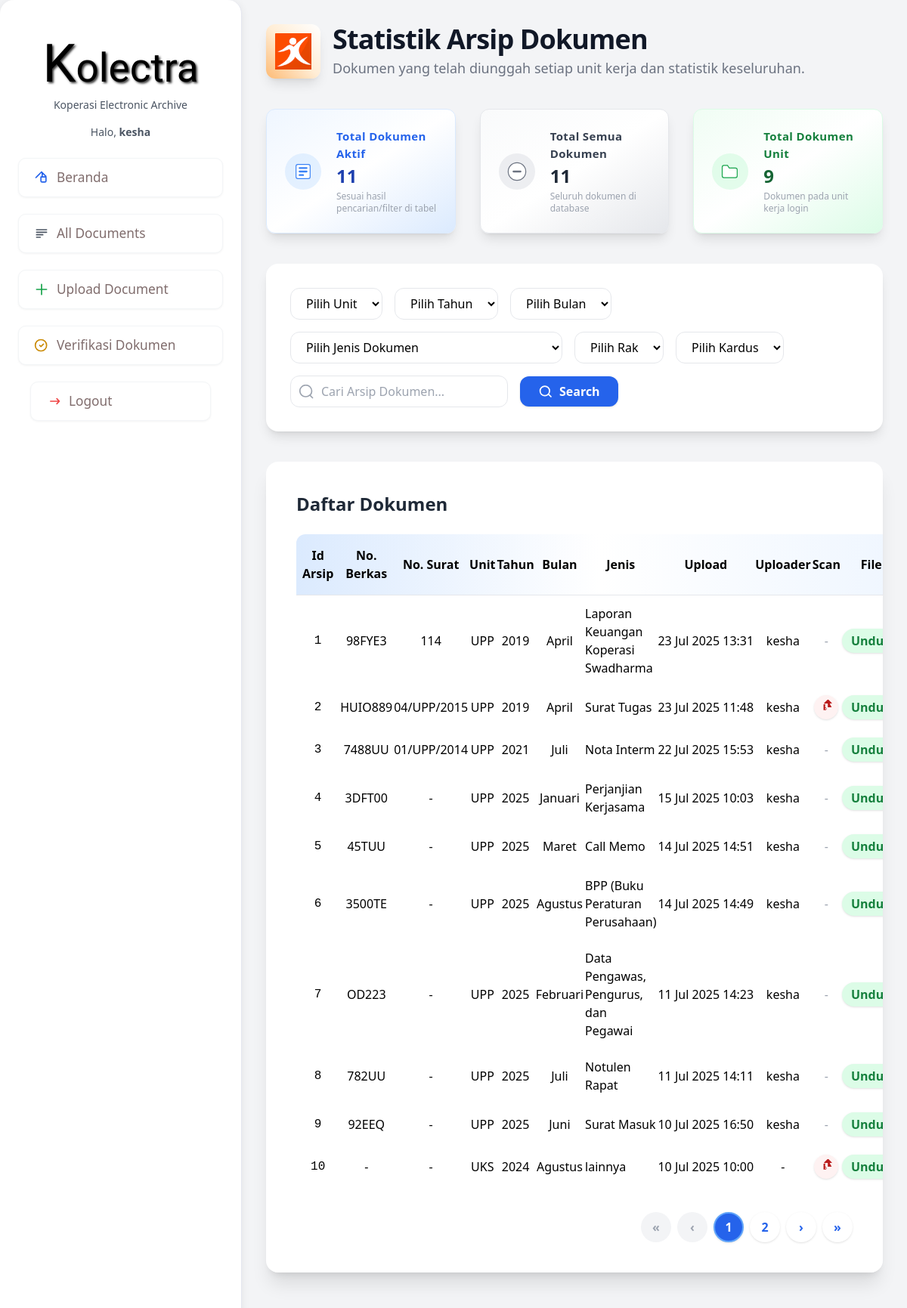
Page /dashboard/admin/ (signed in, upper part) on the earlier database version.
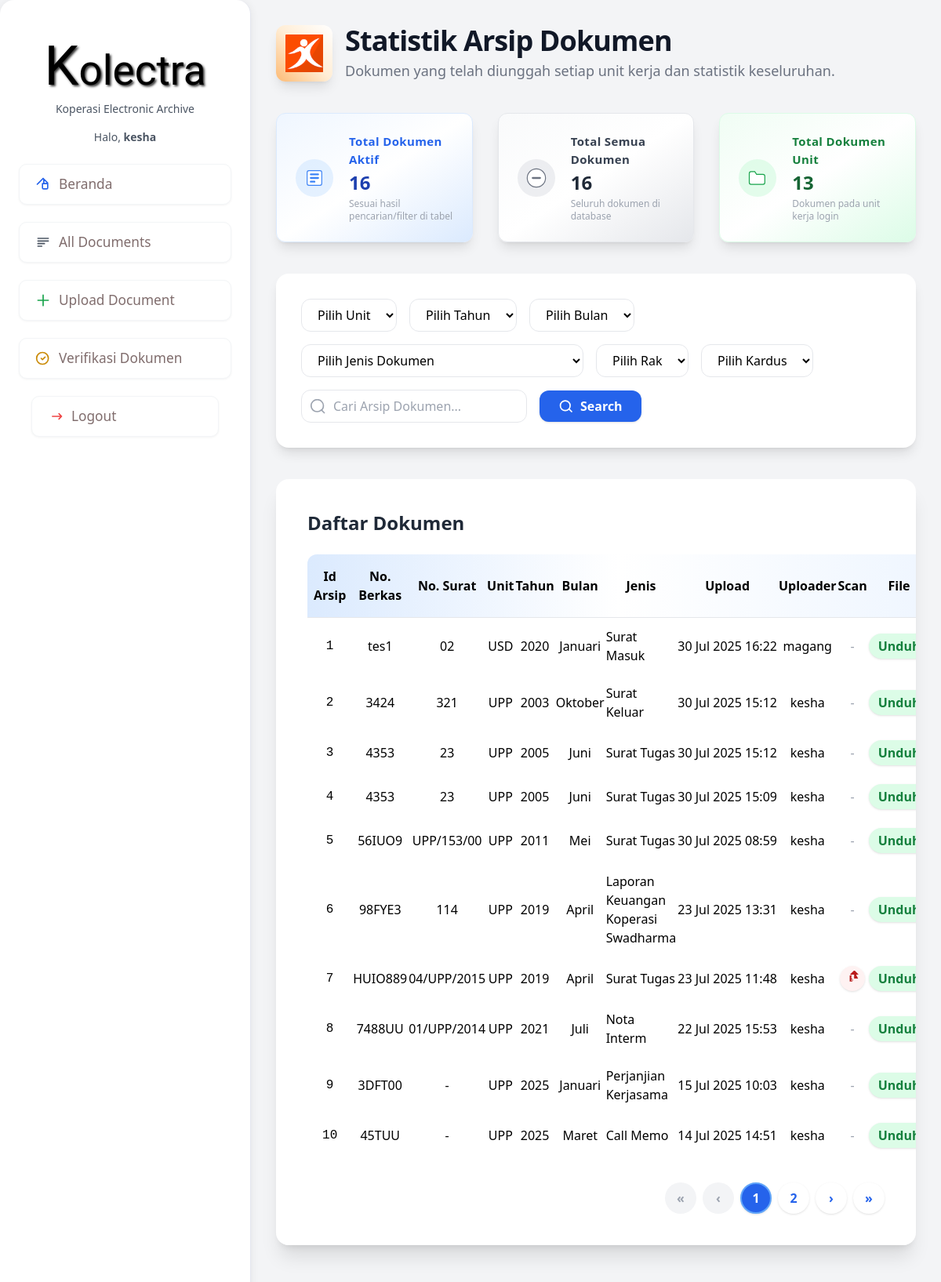
Same page on the later database version.
### arsip_app/models.py (models this page shows, shortened)
class Dokumen(models.Model):
    JENIS_CHOICES = [
        ('surat_masuk', 'Surat Masuk'),
        ('surat_keluar', 'Surat Keluar'),
        ('surat_tugas', 'Surat Tugas'),
        ('data_pengawas_pengurus_dan_pegawai', 'Data Pengawas, Pengurus, dan Pegawai'),
        ('surat_ijin_/_cuti', 'Surat Ijin / Cuti'),
        ('call_memo', 'Call Memo'),
        ('nota_interm', 'Nota Interm'),
        ('pinjaman_anggota', 'Pinjaman Anggota'),
        ('nota_dinas', 'Nota Dinas'),
        ('jurnal_&_lampiran', 'Jurnal & Lampiran'),
        ('perjanjian_kerjasama', 'Perjanjian Kerjasama'),
        ('laporan_keuangan_koperasi_swadharma', 'Laporan Keuangan Koperasi Swadharma'),
        ('laporan_keuangan_perusahaan_anak', 'Laporan Keuangan Perusahaan Anak'),
        ('notulen_rapat', 'Notulen Rapat'),
        ('dokumen_RAT', 'Dokumen RAT'),
        ('bpp', 'BPP (Buku Peraturan Perusahaan)'),
        ('laporan_pajak', 'Laporan Pajak'),
        ('sk_pengurus', 'SK Pengurus'),
    ]
    BULAN_CHOICES = [
        ('Januari', 'Januari'), ('Februari', 'Februari'), ('Maret', 'Maret'),
        ('April', 'April'), ('Mei', 'Mei'), ('Juni', 'Juni'), ('Juli', 'Juli'),
        ('Agustus', 'Agustus'), ('September', 'September'), ('Oktober', 'Oktober'),
        ('November', 'November'), ('Desember', 'Desember'),
    ]
    TAHUN_CHOICES = [(r, r) for r in range(2000, timezone.now().year + 1)]
    STATUS_CHOICES = [
        ('belum verifikasi', 'Belum Verifikasi'),
        ('sudah verifikasi', 'Sudah Verifikasi'),
    ]
    arsip_id       = models.AutoField("ID Arsip", primary_key=True)
    nama_file      = models.CharField("Nama File", max_length=255)
    unit           = models.CharField("Unit", max_length=3, choices=CustomUser.UNIT_CHOICES)
    jenis          = models.CharField("Jenis Dokumen", max_length=50, choices=JENIS_CHOICES)
    nomor_berkas   = models.CharField("Nomor Berkas", max_length=100, blank=True)
    nomor          = models.CharField("Nomor", max_length=50)
    nomor_surat    = models.CharField(max_length=50, blank=True, null=True)
    tahun          = models.IntegerField("Tahun", choices=TAHUN_CHOICES)
    bulan          = models.CharField("Bulan", max_length=10, choices=BULAN_CHOICES)
    rak            = models.CharField("Rak", max_length=50)
    kardus         = models.CharField("Kardus", max_length=50)
    file_scan      = models.FileField("File Scan", upload_to='scan/', blank=True, null=True)
    file_upload    = models.FileField("File Upload", upload_to='upload/', blank=True, null=True)
    status         = models.CharField("Status", max_length=20, choices=STATUS_CHOICES, default='belum verifikasi')
    created_at     = models.DateTimeField("Tanggal & Waktu Upload", auto_now_add=True)
    tanggal_upload = models.DateField("Tanggal Upload", auto_now_add=True)
    waktu_upload   = models.TimeField("Waktu Upload", auto_now_add=True)
    diunggah_oleh  = models.ForeignKey(
        settings.AUTH_USER_MODEL,
        null=True, blank=True,
        on_delete=models.SET_NULL,
        verbose_name="Diunggah Oleh"
    )

class CustomUser(AbstractUser):
    UNIT_CHOICES = [
        ('UPP', 'UPP'), ('USD', 'USD'), ('UPA', 'UPA'), ('UKS', 'UKS'),
        ('UDP', 'UDP'), ('UPS', 'UPS'), ('UPI', 'UPI'), ('UAP', 'UAP'),
    ]
    LEVEL_CHOICES = [
        ('viewer', 'Viewer'),
        ('uploader', 'Uploader'),
        ('admin', 'Admin'),
    ]
    unit_kerja = models.CharField("Unit Kerja", max_length=3, choices=UNIT_CHOICES)
    level = models.CharField("Level Akses", max_length=10, choices=LEVEL_CHOICES)

### arsip_app/views.py (the view, shortened to what this page needs)
# urls.py: path('dashboard/admin/', views.admin_dashboard, name='admin_dashboard'),
@login_required
def admin_dashboard(request):
    if request.user.level != 'admin':
        return HttpResponseForbidden("Kamu bukan admin!")
    filters = {
        'unit': request.GET.get('unit'),
        'tahun': request.GET.get('tahun'),
        'bulan': request.GET.get('bulan'),
        'jenis': request.GET.get('jenis'),
        'diunggah_oleh__username': request.GET.get('pengunggah'),
    }
    dokumen_list = Dokumen.objects.all()
    for key, value in filters.items():
        if value:
            dokumen_list = dokumen_list.filter(**{key: value})
    query = request.GET.get('q')
    total_dokumen_all = Dokumen.objects.count()
    total_dokumen = dokumen_list.count()
    user_unit = getattr(request.user, 'unit', None) or getattr(request.user, 'unit_kerja', None)
    dokumen_unit = Dokumen.objects.filter(unit=user_unit).count() if user_unit else 0
    today = timezone.localdate()
    dokumen_baru = dokumen_list.filter(created_at__date=today).count()
    tahun_ini = timezone.now().year
    bulan_labels = [capfirst(calendar.month_name[i]) for i in range(1, 13)]
    data_baru = []
    for i in range(1, 13):
        jumlah = dokumen_list.filter(created_at__year=tahun_ini, created_at__month=i).count()
        data_baru.append(jumlah)
    jenis_stat = dokumen_list.values('jenis').annotate(jumlah=Count('arsip_id'))
    jenis_labels = [j['jenis'].replace('_', ' ').title() for j in jenis_stat]
    jenis_data = [j['jumlah'] for j in jenis_stat]
    donut_colors = ["#3b82f6", "#8b5cf6", "#10b981", "#fbbf24", "#fb7185", "#6366f1", "#f59e42", "#14b8a6"][:len(jenis_labels)]
    jumlah_per_unit = dokumen_list.values('unit').annotate(jumlah=Count('arsip_id'))
    daftar_unit = Dokumen.objects.values_list('unit', flat=True).distinct()
    daftar_tahun = Dokumen.objects.values_list('tahun', flat=True).distinct()
    daftar_bulan = Dokumen.objects.values_list('bulan', flat=True).distinct()
    daftar_jenis = Dokumen.objects.values_list('jenis', flat=True).distinct()
    daftar_rak = Dokumen.objects.values_list('rak', flat=True).distinct()
    daftar_kardus = Dokumen.objects.values_list('kardus', flat=True).distinct()
    daftar_pengunggah = Dokumen.objects.exclude(diunggah_oleh=None)\
        .values_list('diunggah_oleh__username', flat=True).distinct()
    aktivitas_terbaru = [
        {"type": "new", "title": "Dokumen baru ditambahkan", "desc": "Laporan Tahunan 2023 telah diunggah oleh Admin • 2 jam yang lalu"},
    ]
    page = request.GET.get('page', 1)
    paginator = Paginator(dokumen_list.order_by('-created_at'), 10)
    try:
        dokumen_page = paginator.page(page)
    except PageNotAnInteger:
        dokumen_page = paginator.page(1)
    except EmptyPage:
        dokumen_page = paginator.page(paginator.num_pages)
    doc_index_start = (dokumen_page.number - 1) * paginator.per_page + 1
    context = {
        'user': request.user,
        'dokumen_page': dokumen_page,
        'paginator': paginator,
        'doc_index_start': doc_index_start,
        'total_dokumen': total_dokumen,            # Dokumen pada tabel aktif
        'total_dokumen_all': total_dokumen_all,    # Semua dokumen (tanpa filter)
        'dokumen_unit': dokumen_unit,
        'dokumen_baru': dokumen_baru,
        'jumlah_per_unit': jumlah_per_unit,
        'bulan_labels': json.dumps(bulan_labels),
        'data_baru': json.dumps(data_baru),
        'donut_labels': json.dumps(jenis_labels),
        'donut_data': json.dumps(jenis_data),
        'donut_colors': json.dumps(donut_colors),
        'aktivitas_terbaru': aktivitas_terbaru,
        'daftar_unit': daftar_unit,
        'daftar_tahun': daftar_tahun,
        'daftar_bulan': daftar_bulan,
        'daftar_jenis': daftar_jenis,
        'daftar_rak': daftar_rak,
        'daftar_kardus': daftar_kardus,
        'daftar_pengunggah': daftar_pengunggah,
        **{f'{key}_dipilih': value for key, value in filters.items()},
        'pengunggah_terpilih': request.GET.get('pengunggah'),
        'query': query,
        'request': request,  # biar bisa akses GET di template
    }
    return render(request, 'dashboard/admin_dashboard.html', context)

### arsip_app/templatetags/custom_filters.py (called while the page is built)
@register.filter
def get_display_jenis(value):
    if isinstance(value, str):
        return value.replace('_', ' ').title()
    return value

### arsip_app/templates/dashboard/admin_dashboard.html (shortened to what the changed rows need)
{% extends "base.html" %}
{% load static %}
{% load custom_filters %}
{% block content %}
<div class="w-full">
  <section class="mb-10">
    <div class="flex items-center gap-4 mb-3 animate-fade">
      <div>
        <h1 class="text-4xl font-extrabold text-gray-900 tracking-tight mb-1">Statistik Arsip Dokumen</h1>
      </div>
    </div>
  </section>
  <section class="grid grid-cols-1 md:grid-cols-3 gap-8 mb-10">
    <div class="relative bg-gradient-to-br from-blue-50 via-white to-blue-100 rounded-xl shadow-lg p-6 flex items-center gap-5 border border-blue-100 hover:shadow-2xl transition group">
      <div class="flex-1">
        <div class="font-semibold text-[15px] text-blue-600 mb-1 tracking-wide">Total Dokumen Aktif</div>
        <div class="font-bold text-2xl text-blue-800 leading-tight mb-1">{{ total_dokumen }}</div>
        <div class="text-xs text-gray-400">Sesuai hasil pencarian/filter di tabel</div>
      </div>
    </div>
    <div class="relative bg-gradient-to-br from-gray-50 via-white to-gray-200 rounded-xl shadow-lg p-6 flex items-center gap-5 border border-gray-200 hover:shadow-2xl transition group">
      <div class="flex-1">
        <div class="font-semibold text-[15px] text-gray-700 mb-1 tracking-wide">Total Semua Dokumen</div>
        <div class="font-bold text-2xl text-gray-800 leading-tight mb-1">{{ total_dokumen_all }}</div>
        <div class="text-xs text-gray-400">Seluruh dokumen di database</div>
      </div>
    </div>
    <div class="relative bg-gradient-to-br from-green-50 via-white to-green-100 rounded-xl shadow-lg p-6 flex items-center gap-5 border border-green-100 hover:shadow-2xl transition group">
      <div class="flex-1">
        <div class="font-semibold text-[15px] text-green-700 mb-1 tracking-wide">Total Dokumen Unit</div>
        <div class="font-bold text-2xl text-green-800 leading-tight mb-1">{{ dokumen_unit }}</div>
        <div class="text-xs text-gray-400">Dokumen pada unit kerja login</div>
      </div>
    </div>
  </section>
  <section class="bg-white shadow-xl rounded-2xl p-10 mb-12 w-full overflow-x-auto">
    <div class="flex items-center justify-between mb-6">
      <h2 class="text-2xl font-bold text-gray-800">Daftar Dokumen</h2>
    </div>
    <table class="min-w-full rounded-xl overflow-hidden text-base divide-y divide-gray-200">
      <thead>
        <tr class="bg-gradient-to-r from-blue-100 via-white to-blue-50">
          <th class="py-4 px-2 text-center font-semibold">Id Arsip</th>
          <th class="py-4 text-center font-semibold">No. Berkas</th>
          <th class="py-4 text-center font-semibold">No. Surat</th>
          <th class="py-4 text-center font-semibold">Unit</th>
          <th class="py-4 text-center font-semibold">Tahun</th>
          <th class="py-4 text-center font-semibold">Bulan</th>
          <th class="py-4 font-semibold">Jenis</th>
          <th class="py-4 text-center font-semibold">Upload</th>
          <th class="py-4 text-center font-semibold">Uploader</th>
          <th class="py-4 text-center font-semibold">Scan</th>
          <th class="py-4 text-center font-semibold">File</th>
        </tr>
      </thead>
      <tbody>
        {% for dokumen in dokumen_page %}
        <tr class="hover:bg-blue-50/80 transition rounded-xl">
          <td class="text-center font-mono py-3">{{ forloop.counter0|add:doc_index_start }}</td>
          <td class="text-center py-3">{{ dokumen.nomor_berkas|default:"-" }}</td>
          <td class="text-center py-3">{{ dokumen.nomor_surat|default:"-" }}</td>
          <td class="text-center py-3">{{ dokumen.unit|default:"-" }}</td>
          <td class="text-center py-3">{{ dokumen.tahun|default:"-" }}</td>
          <td class="text-center py-3">{{ dokumen.bulan|default:"-" }}</td>
          <td class="py-3">{{ dokumen.get_jenis_display|default:"-" }}</td>
          <td class="text-center py-3 whitespace-nowrap">{{ dokumen.created_at|date:"d M Y H:i"|default:"-" }}</td>
          <td class="text-center py-3">{{ dokumen.diunggah_oleh.username|default:"-" }}</td>
          <td class="text-center py-3">
            {% if dokumen.file_scan %}
              <a href="{{ dokumen.file_scan.url }}" target="_blank" title="Lihat PDF" class="inline-flex items-center justify-center w-8 h-8 rounded-full bg-red-50 hover:bg-red-100 transition shadow">
              </a>
            {% else %}
              <span class="text-gray-400">-</span>
            {% endif %}
          </td>
          <td class="text-center py-3">
            {% if dokumen.file_upload %}
              <a href="{{ dokumen.file_upload.url }}" target="_blank" class="inline-block px-3 py-1 rounded-full bg-green-100 text-green-700 font-semibold hover:bg-green-200 transition shadow">
                Unduh
              </a>
            {% else %}
              <span class="text-gray-400">-</span>
            {% endif %}
          </td>
        </tr>
        {% empty %}
        <tr>
          <td colspan="11" class="text-center text-gray-400 py-8">Belum ada dokumen.</td>
        </tr>
        {% endfor %}
      </tbody>
    </table>
    <div class="flex justify-end mt-8">
      <nav class="flex gap-2 items-center">
        {% if dokumen_page.has_previous %}
          <a href="?{% for key, value in request.GET.items %}{% if key != 'page' %}{{ key }}={{ value }}&{% endif %}{% endfor %}page=1" class="pagination-btn bg-white rounded-full shadow w-10 h-10 flex items-center justify-center hover:bg-blue-50 text-blue-600 font-bold">&laquo;</a>
          <a href="?{% for key, value in request.GET.items %}{% if key != 'page' %}{{ key }}={{ value }}&{% endif %}{% endfor %}page={{ dokumen_page.previous_page_number }}" class="pagination-btn bg-white rounded-full shadow w-10 h-10 flex items-center justify-center hover:bg-blue-50 text-blue-600 font-bold">&lsaquo;</a>
        {% else %}
          <span class="pagination-btn bg-gray-100 rounded-full w-10 h-10 flex items-center justify-center text-gray-400 font-bold" disabled>&laquo;</span>
          <span class="pagination-btn bg-gray-100 rounded-full w-10 h-10 flex items-center justify-center text-gray-400 font-bold" disabled>&lsaquo;</span>
        {% endif %}
        {% for num in dokumen_page.paginator.page_range %}
          {% if num >= dokumen_page.number|add:'-2' and num <= dokumen_page.number|add:'2' %}
            {% if dokumen_page.number == num %}
              <span class="pagination-btn bg-blue-600 text-white rounded-full shadow w-10 h-10 flex items-center justify-center font-bold border-2 border-blue-400">{{ num }}</span>
            {% else %}
              <a href="?page={{ num }}" class="pagination-btn bg-white rounded-full shadow w-10 h-10 flex items-center justify-center hover:bg-blue-50 text-blue-600 font-bold">{{ num }}</a>
            {% endif %}
          {% endif %}
        {% endfor %}
        {% if dokumen_page.has_next %}
          <a href="?page={{ dokumen_page.next_page_number }}" class="pagination-btn bg-white rounded-full shadow w-10 h-10 flex items-center justify-center hover:bg-blue-50 text-blue-600 font-bold">&rsaquo;</a>
          <a href="?page={{ dokumen_page.paginator.num_pages }}" class="pagination-btn bg-white rounded-full shadow w-10 h-10 flex items-center justify-center hover:bg-blue-50 text-blue-600 font-bold">&raquo;</a>
        {% else %}
          <span class="pagination-btn bg-gray-100 rounded-full w-10 h-10 flex items-center justify-center text-gray-400 font-bold" disabled>&rsaquo;</span>
          <span class="pagination-btn bg-gray-100 rounded-full w-10 h-10 flex items-center justify-center text-gray-400 font-bold" disabled>&raquo;</span>
        {% endif %}
      </nav>
    </div>
  </section>
</div>
{% endblock %}

Differences in the rows shown:
no longer on this page (row unchanged): Dokumen: nomor_berkas "3500TE", nomor_surat "-", unit "UPP", tahun "2025", bulan "Agustus", jenis "BPP (Buku Peraturan Perusahaan)", created_at "14 Jul 2025 14:49", diunggah_oleh.username "kesha"
no longer on this page (row unchanged): Dokumen: nomor_berkas "OD223", nomor_surat "-", unit "UPP", tahun "2025", bulan "Februari", jenis "Data Pengawas, Pengurus, dan Pegawai", created_at "11 Jul 2025 14:23", diunggah_oleh.username "kesha"
no longer on this page (row unchanged): Dokumen: nomor_berkas "782UU", nomor_surat "-", unit "UPP", tahun "2025", bulan "Juli", jenis "Notulen Rapat", created_at "11 Jul 2025 14:11", diunggah_oleh.username "kesha"
no longer on this page (row unchanged): Dokumen: nomor_berkas "92EEQ", nomor_surat "-", unit "UPP", tahun "2025", bulan "Juni", jenis "Surat Masuk", created_at "10 Jul 2025 16:50", diunggah_oleh.username "kesha"
no longer on this page (row unchanged): Dokumen: nomor_berkas "-", nomor_surat "-", unit "UKS", tahun "2024", bulan "Agustus", jenis "lainnya", created_at "10 Jul 2025 10:00", diunggah_oleh.username "-"
added Dokumen: nomor_berkas "tes1", nomor_surat "02", unit "USD", tahun "2020", bulan "Januari", jenis "Surat Masuk", created_at "30 Jul 2025 16:22", diunggah_oleh.username "magang"
added Dokumen: nomor_berkas "3424", nomor_surat "321", unit "UPP", tahun "2003", bulan "Oktober", jenis "Surat Keluar", created_at "30 Jul 2025 15:12", diunggah_oleh.username "kesha"
added Dokumen: nomor_berkas "4353", nomor_surat "23", unit "UPP", tahun "2005", bulan "Juni", jenis "Surat Tugas", created_at "30 Jul 2025 15:12", diunggah_oleh.username "kesha"
added Dokumen: nomor_berkas "4353", nomor_surat "23", unit "UPP", tahun "2005", bulan "Juni", jenis "Surat Tugas", created_at "30 Jul 2025 15:09", diunggah_oleh.username "kesha"
added Dokumen: nomor_berkas "56IUO9", nomor_surat "UPP/153/00", unit "UPP", tahun "2011", bulan "Mei", jenis "Surat Tugas", created_at "30 Jul 2025 08:59", diunggah_oleh.username "kesha"
Other differences:
{{ total_dokumen }}: "11" → "16"
{{ total_dokumen_all }}: "11" → "16"
{{ dokumen_unit }}: "9" → "13"
